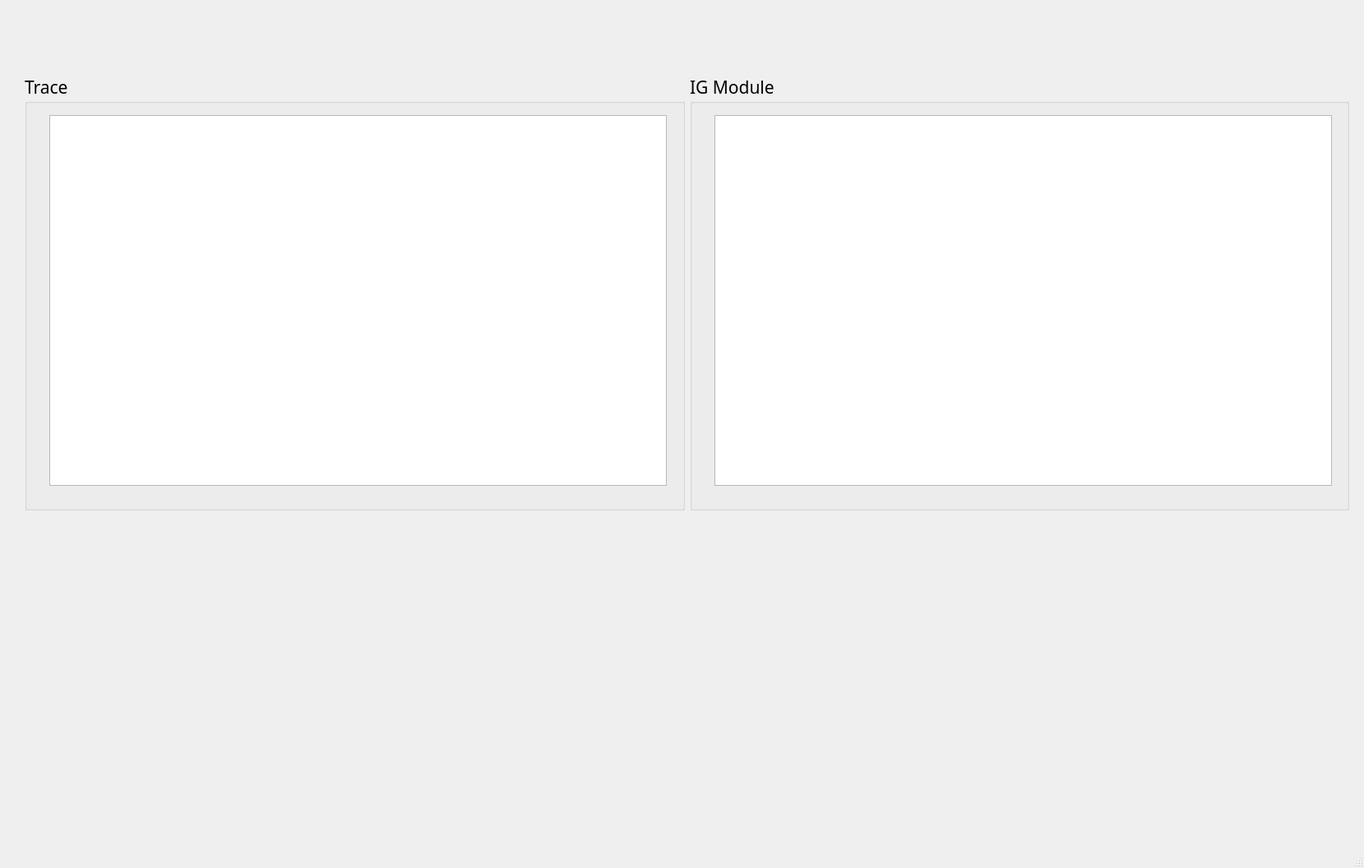
<?xml version="1.0" encoding="UTF-8"?>
<ui version="4.0">
 <class>MainWindow</class>
 <widget class="QMainWindow" name="MainWindow">
  <property name="geometry">
   <rect>
    <x>0</x>
    <y>0</y>
    <width>1659</width>
    <height>1056</height>
   </rect>
  </property>
  <property name="windowTitle">
   <string>MainWindow</string>
  </property>
  <widget class="QWidget" name="centralwidget">
   <widget class="QWidget" name="">
    <property name="geometry">
     <rect>
      <x>30</x>
      <y>90</y>
      <width>1611</width>
      <height>531</height>
     </rect>
    </property>
    <layout class="QHBoxLayout" name="horizontalLayout">
     <item>
      <widget class="QGroupBox" name="groupBox">
       <property name="font">
        <font>
         <family>Century Gothic</family>
         <pointsize>16</pointsize>
        </font>
       </property>
       <property name="title">
        <string>Trace</string>
       </property>
       <widget class="QTableWidget" name="tableWidget">
        <property name="geometry">
         <rect>
          <x>30</x>
          <y>50</y>
          <width>751</width>
          <height>451</height>
         </rect>
        </property>
       </widget>
      </widget>
     </item>
     <item>
      <widget class="QGroupBox" name="groupBox_2">
       <property name="font">
        <font>
         <family>Century Gothic</family>
         <pointsize>16</pointsize>
        </font>
       </property>
       <property name="title">
        <string>IG Module</string>
       </property>
       <widget class="QTableWidget" name="tableWidget_2">
        <property name="geometry">
         <rect>
          <x>30</x>
          <y>50</y>
          <width>751</width>
          <height>451</height>
         </rect>
        </property>
       </widget>
      </widget>
     </item>
    </layout>
   </widget>
  </widget>
  <widget class="QMenuBar" name="menubar">
   <property name="geometry">
    <rect>
     <x>0</x>
     <y>0</y>
     <width>1659</width>
     <height>30</height>
    </rect>
   </property>
  </widget>
  <widget class="QStatusBar" name="statusbar"/>
 </widget>
 <resources/>
 <connections/>
</ui>
